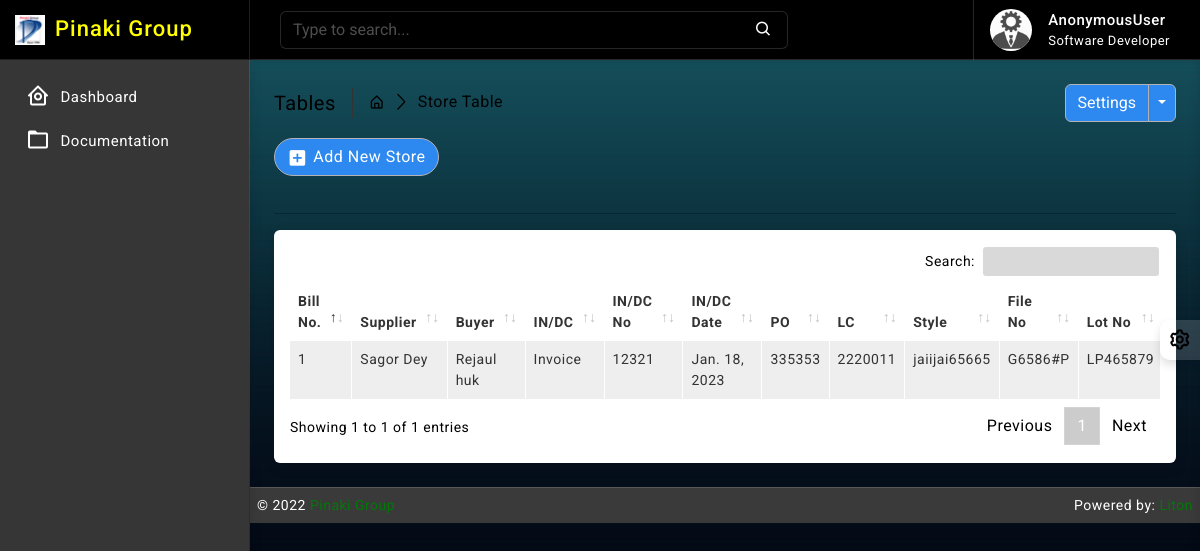
/store/, run on the app's committed database.
### store/models.py (models this page shows, shortened)
class StoreBill(models.Model):
    billno = models.AutoField(primary_key=True)
    time = models.DateTimeField(auto_now=True)
    supplier = models.ForeignKey(Supplier, on_delete=models.CASCADE, blank=False, related_name='suppliername')
    buyer_name = models.CharField(max_length=64, blank=False, null=True)
    REPORT = (
        ('', 'Select'),
        ('Invoice', 'Invoice'),
        ('DC', 'DC'),
    )
    report = models.CharField(max_length=64, null=True, blank=False, choices=REPORT)
    report_no = models.CharField(max_length=64, blank=True, null=True)
    report_date = models.DateField(default= now)
    po_no = models.CharField(max_length=64, blank=True, null=True)
    lc = models.CharField(max_length=64, blank=False, null=True)
    style_no = models.CharField(max_length=32, null=True, blank=True)
    file_no = models.CharField(max_length=64, blank=True, null=True)
    lot_no = models.CharField(max_length=64, blank=True, null=True)
    fabric_detail = models.TextField()
    store_location = models.CharField(max_length=64, blank=True, null=True)
    order_qty = models.IntegerField(default=0)
    def get_items_list(self):
        return StoreItem.objects.filter(billno=self)
    def get_total_price(self):
        storeitems = StoreItem.objects.filter(billno=self)
        total = 0
        for item in storeitems:
            total += item.totalprice
        return total

### supplier/models.py (models this page shows)
class Supplier(models.Model):
    date = models.DateField(default= now)
    supplier_name = models.CharField(max_length=64, null=True, blank=False)
    company_name = models.CharField(max_length=64, null=True, blank=False)
    office_address = models.CharField(max_length=64, null=True, blank=False)
    office_postal_code = models.IntegerField(blank=True)
    office_country = models.CharField(max_length=64, null=True, blank=True)
    office_tphone = models.CharField(max_length=16, null=True, blank=True, unique=True)
    factory_address =  models.CharField(max_length=64, null=True, blank=True)
    factory_postal_code = models.IntegerField(blank=True)
    factory_country = models.CharField(max_length=64, null=True, blank=True)
    factory_tphone = models.CharField(max_length=16, null=True, blank=True, unique=True)
    vat_identi_no = models.CharField(max_length=32, blank=True)
    expiry_date = models.DateField(default= now, blank=True)
    trade_license_no = models.CharField(max_length=32, blank=True)
    owner_name = models.CharField(max_length=64, null=True, blank=True)
    owner_phone = models.CharField(max_length=16, null=True, blank=True, unique=True)
    owner_email = models.EmailField(max_length=64, blank=True, unique=True)
    first_cp_name = models.CharField(max_length=64, null=True, blank=True)
    first_cp_position = models.CharField(max_length=64, null=True, blank=True)
    first_cp_phone = models.CharField(max_length=16, null=True, blank=True, unique=True)
    first_cp_email = models.EmailField(max_length=64, blank=True, unique=True)
    sec_cp_name = models.CharField(max_length=64, null=True, blank=True)
    sec_cp_position = models.CharField(max_length=64, null=True, blank=True)
    sec_cp_phone = models.CharField(max_length=16, null=True, blank=True, unique=True)
    sec_cp_email = models.EmailField(max_length=64, blank=True, unique=True)
    account_name = models.CharField(max_length=64, null=True, blank=False)
    account_no = models.CharField(max_length=32, null=True, blank=False)
    bank_name = models.CharField(max_length=64, null=True, blank=False)
    bank_address = models.CharField(max_length=64, null=True, blank= False)
    swift = models.CharField(max_length=64, null=True, blank=False)
    created_at = models.DateTimeField(auto_now_add=True, auto_now=False)
    updated_at = models.DateTimeField(auto_now_add=False, auto_now=True)
    def __str__(self):
        return self.supplier_name

### store/views.py (the view)
# urls.py: path('', views.StoreView.as_view(), name='store_read'),
class StoreView(ListView):
    model = StoreBill
    template_name = 'store/read.html'
    context_object_name = 'bills'
    ordering = ['-time']

### templates/store/read.html (shortened to what this page needs)
{% extends 'base/base.html' %}
{% block body %}
{% load static %}
		<div class="page-wrapper">
			<div class="page-content">
				<div class="page-breadcrumb d-none d-sm-flex align-items-center mb-3">
					<div class="breadcrumb-title pe-3">Tables</div>
					<div class="ps-3">
						<nav aria-label="breadcrumb">
							<ol class="breadcrumb mb-0 p-0">
								<li class="breadcrumb-item"><a href="#"><i class="bx bx-home-alt"></i></a>
								</li>
								<li class="breadcrumb-item active" aria-current="page">Store Table</li>
							</ol>
						</nav>
					</div>
					<div class="ms-auto">
						<div class="btn-group">
							<button type="button" class="btn btn-light">Settings</button>
							<button type="button" class="btn btn-light dropdown-toggle dropdown-toggle-split" data-bs-toggle="dropdown">	<span class="visually-hidden">Toggle Dropdown</span>
							</button>
						</div>
					</div>
				</div>
                <div class="ms-auto"><a href="/store/create/" class="btn btn-light radius-30 mt-2 mt-lg-0"><i class="bx bxs-plus-square"></i>Add New Store</a></div><br>
				<hr/>
				<div class="card">
					<div class="card-body">
						<div class="table-responsive">
							<table id="example2" class="table table-striped table-bordered">
								<thead>
									<tr>
										<th>Bill No.</th>
										<th>Supplier</th>
                                        <th>Buyer</th>
                                        <th>IN/DC</th>
                                        <th>IN/DC No</th>
                                        <th>IN/DC Date</th>
                                        <th>PO</th>
                                        <th>LC</th>
                                        <th>Style</th>
                                        <th>File No</th>
                                        <th>Lot No</th>
									</tr>
								</thead>
								<tbody>
									{% for data in bills %}
									<tr>
                                        <td> <p>{{ data.billno }}</p> </td>
                                        <td>{{ data.supplier }}</td>
                                        <td>{{ data.buyer_name }}</td>
                                        <td>{{ data.report }}</td>
                                        <td>{{ data.report_no }}</td>
                                        <td>{{ data.report_date }}</td>
                                        <td>{{ data.po_no }}</td>
                                        <td>{{ data.lc }}</td>
                                        <td>{{ data.style_no }}</td>
                                        <td>{{ data.file_no }}</td>
                                        <td>{{ data.lot_no }}</td>
									</tr>
								 {% endfor %}
								</tbody>
							</table>
						</div>
					</div>
				</div>
			</div>
		</div>
{% endblock body %}

### static/css/app.css (style rules this page uses)
body { font-size: 14px; letter-spacing: .5px; font-family: Roboto, sans-serif; overflow-x: hidden }
a { text-decoration: none }
.page-wrapper { height: 100%; margin-top: 60px; margin-bottom: 0px; margin-left: 250px }
.page-content { padding: 1.5rem 1.5rem 0 1.5rem }
.breadcrumb-title { font-size: 20px; border-right: 1.5px solid #333; }
.page-breadcrumb .breadcrumb li.breadcrumb-item { font-size: 16px }
.page-breadcrumb .breadcrumb-item+.breadcrumb-item::before { display: inline-block; padding-right: .5rem; color: #000000; font-family: LineIcons; content: "\ea5c" }
.radius-30 { border-radius: 30px }
.btn i { vertical-align: middle; font-size: 1.3rem; margin-top: -1em; margin-bottom: -1em; margin-right: 5px }
.bg-theme { background-size: 100% 100%; background-attachment: fixed; background-position: center; background-repeat: no-repeat; transition: background .2s; }
body.bg-theme2 { background-image: url(../images/bg-themes/2.png); }

### data on the page
StoreBill: billno "1", supplier "Sagor Dey", buyer_name "Rejaul huk", report "Invoice", report_no "12321", report_date "Jan. 18, 2023", po_no "335353", lc "2220011", style_no "jaiijai65665", file_no "G6586#P", lot_no "LP465879"

### other printed values
{{ request.user }} "AnonymousUser"
